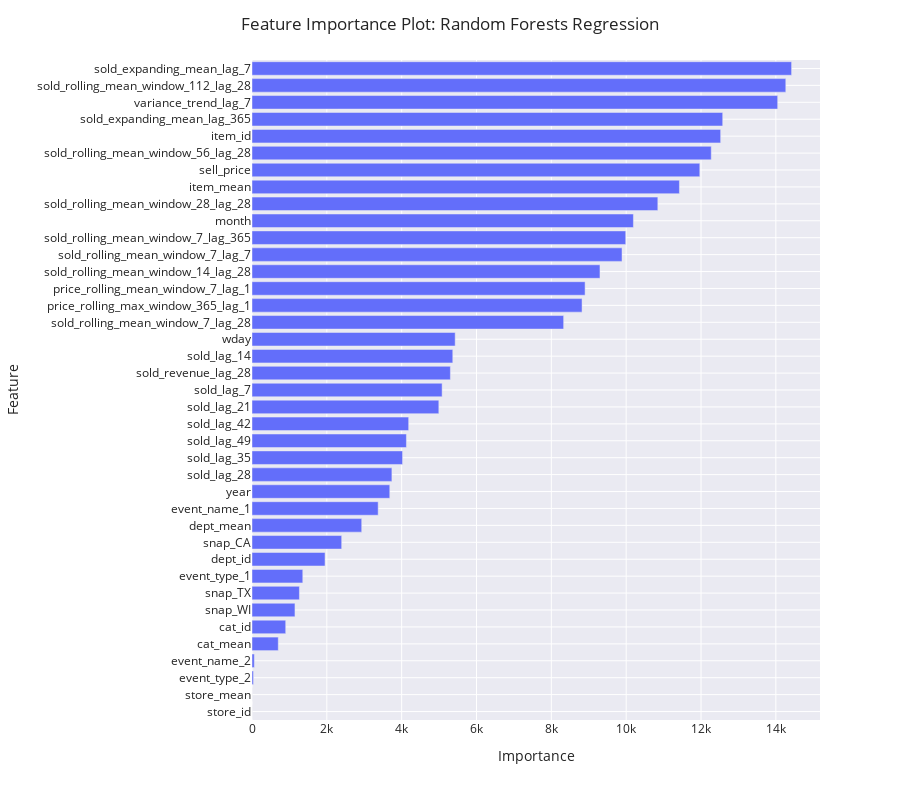

Here is the notebook cell this chart was saved with:
### Code cell
# the plot below shows the feature importances of our features in a descending order

figure = px.bar(feature_importances_df, x = 'Importance', y = 'Feature', orientation = 'h')
figure.update_layout(title_text = 'Feature Importance Plot: Random Forests Regression', template = 'seaborn', height = 800, \
                     yaxis={'categoryorder':'total ascending'})
figure.show()

### Figure 1 — Plotly figure (JSON) as saved in the notebook; plotly's stock layout.template omitted (floating-point values rounded to 4 significant figures)
{"data": [{"alignmentgroup": "True", "hovertemplate": "Importance=%{x}<br>Feature=%{y}<extra></extra>", "legendgroup": "", "marker": {"color": "#636efa"}, "name": "", "offsetgroup": "", "orientation": "h", "showlegend": false, "textposition": "auto", "type": "bar", "x": [0, 901, 1952, 12525, 5430, 10193, 3682, 3372, 1357, 62, 40, 2397, 1267, 1148, 11968, 5081, 5366, 4993, 3739, 4024, 4187, 4127, 11423, 2932, 702, 0, 8329, 9300, 10846, 12274, 14266, 9889, 9988, 14421, 12580, 8902, 8821, 5302, 14049], "xaxis": "x", "y": ["store_id", "cat_id", "dept_id", "item_id", "wday", "month", "year", "event_name_1", "event_type_1", "event_name_2", "event_type_2", "snap_CA", "snap_TX", "snap_WI", "sell_price", "sold_lag_7", "sold_lag_14", "sold_lag_21", "sold_lag_28", "sold_lag_35", "sold_lag_42", "sold_lag_49", "item_mean", "dept_mean", "cat_mean", "store_mean", "sold_rolling_mean_window_7_lag_28", "sold_rolling_mean_window_14_lag_28", "sold_rolling_mean_window_28_lag_28", "sold_rolling_mean_window_56_lag_28", "sold_rolling_mean_window_112_lag_28", "sold_rolling_mean_window_7_lag_7", "sold_rolling_mean_window_7_lag_365", "sold_expanding_mean_lag_7", "sold_expanding_mean_lag_365", "price_rolling_mean_window_7_lag_1", "price_rolling_max_window_365_lag_1", "sold_revenue_lag_28", "variance_trend_lag_7"], "yaxis": "y"}], "layout": {"barmode": "relative", "height": 800, "legend": {"tracegroupgap": 0}, "margin": {"t": 60}, "title": {"text": "Feature Importance Plot: Random Forests Regression"}, "xaxis": {"anchor": "y", "domain": [0, 1], "title": {"text": "Importance"}}, "yaxis": {"anchor": "x", "categoryorder": "total ascending", "domain": [0, 1], "title": {"text": "Feature"}}}}
